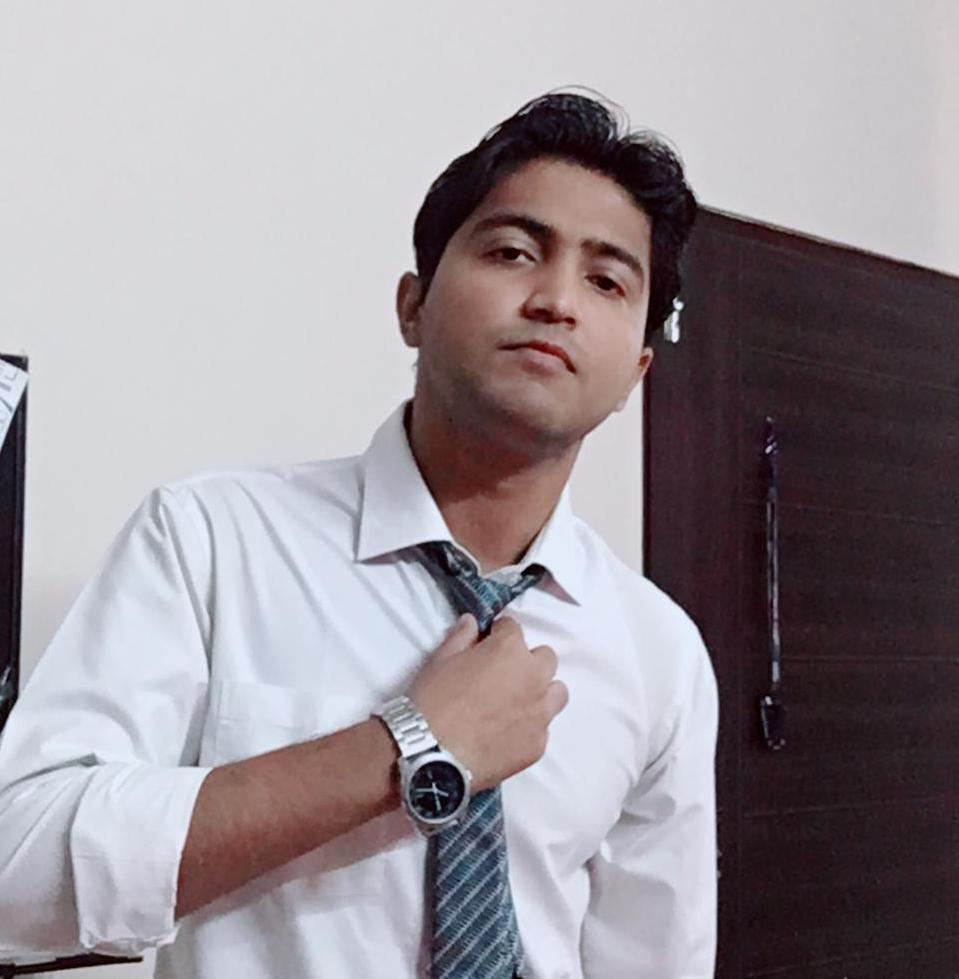
#> input picture python_image_recognition/images/Piyush_Sinha.jpeg, 959 x 979 px, given in place of the camera
$ python Edge_Detection.py   (older library calls are emulated)
#> lines starting #> are read from the running program, lines starting #| are printed output that depends on the picture; after the words box and inside, x2 and y2 are one past the last pixel; in counts of white or black regions, pixels touching at a corner belong together
# [43 lines of commented-out code are left out]


import cv2
import numpy as np

cap = cv2.VideoCapture(0)

while(1):

    _, frame = cap.read()
#> frame is the input picture: shape (979, 959, 3); mean B, G, R 151.9, 145.9, 153.3
    hsv = cv2.cvtColor(frame, cv2.COLOR_BGR2HSV)
#> hsv: shape (979, 959, 3); mean H, S, V 120.5, 43.2, 159.2

    lower_red = np.array([30,150,50])
    upper_red = np.array([255,255,180])

    mask = cv2.inRange(hsv, lower_red, upper_red)
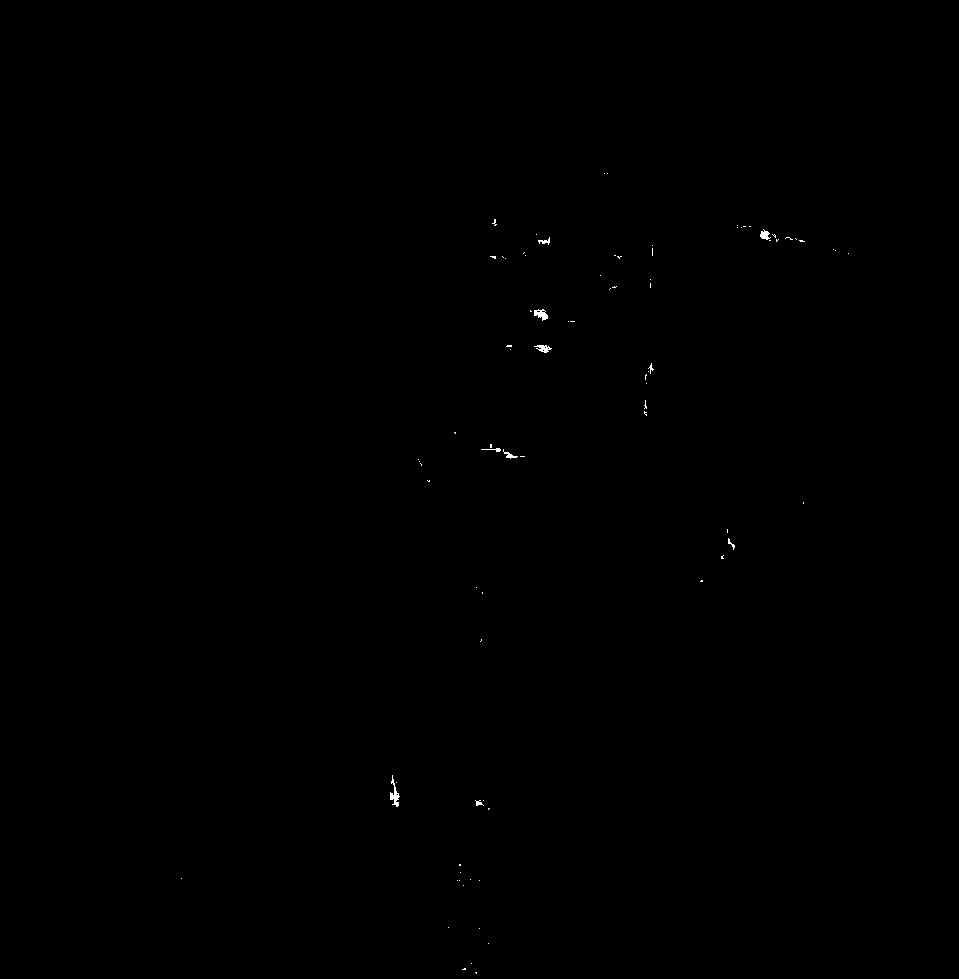
#> mask: shape (979, 959); 0.09% white in thin lines or dots, all inside (x1, y1, x2, y2) = (181, 173, 849, 974)
    res = cv2.bitwise_and(frame,frame, mask= mask)

    cv2.imshow('Original',frame)
    edges = cv2.Canny(frame,100,200)
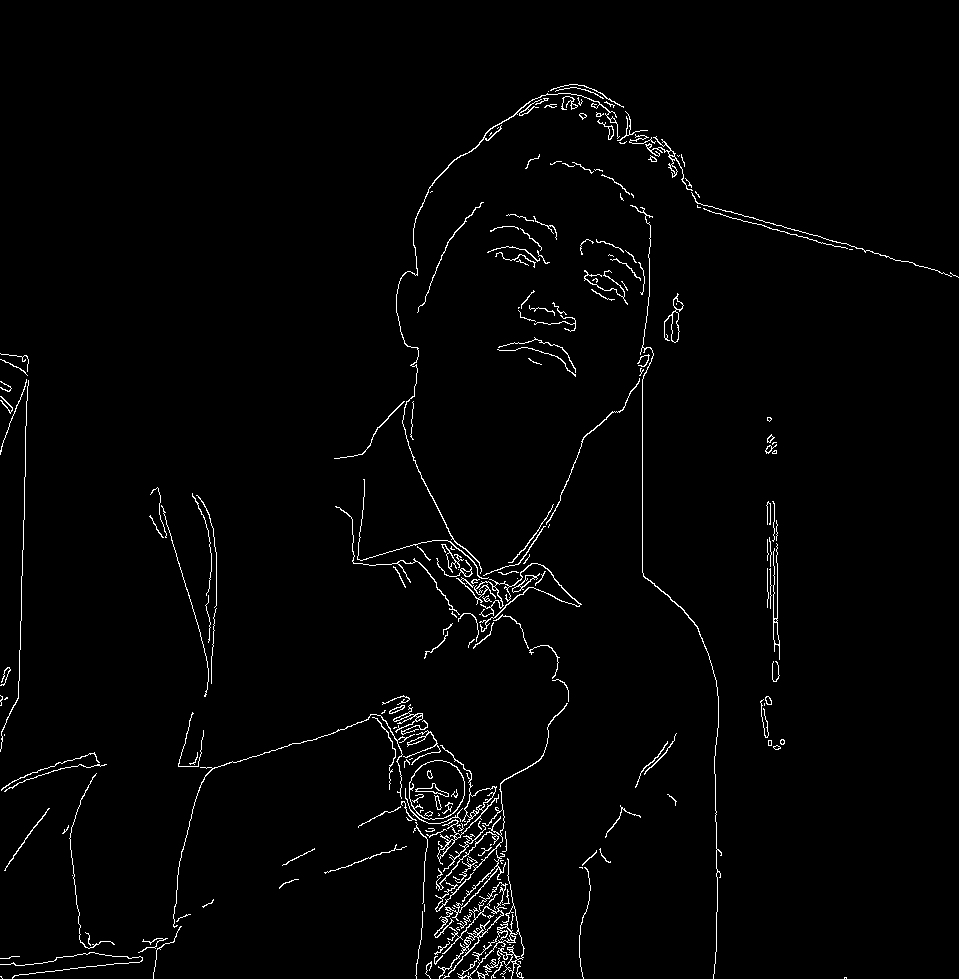
#> edges: shape (979, 959); 1.8% white in thin lines or dots
    cv2.imshow('Edges',edges)

    # k = cv2.waitKey(5) & 0xFF
    # if k == 27:
    #     break

    if cv2.waitKey(1) & 0xFF == ord('q'):
#> (key q is pressed here)
        break


cv2.destroyAllWindows()
cap.release()
